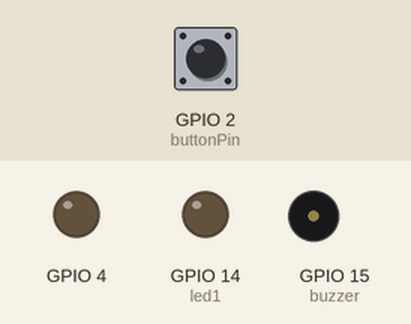
Recording of a sketch running on a simulated ESP32. Parts: output pins drawn as LEDs (lit = HIGH), buzzer (waves = sounding, pin HIGH). Inputs (shaded band) come from the test bench; at power-on: GPIO 2 (buttonPin) LOW. WiFi joins after 1.5 s; servers stay silent unless stated; the camera gives no picture; what the sketch prints to the serial monitor is not drawn.

Above: at 0.1 s.
At 3.5 s:
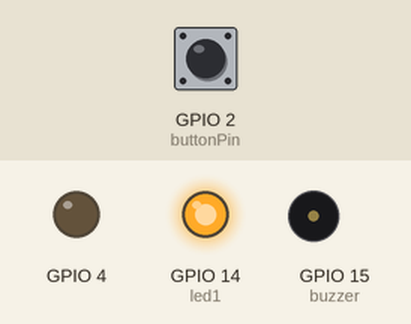
3.6 s: GPIO 2 (buttonPin) pulled HIGH for 0.15 s
At 4.8 s:
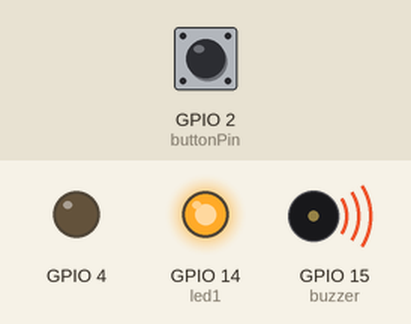
6.7 s: GPIO 2 (buttonPin) pulled HIGH for 1 s
10.7 s: GPIO 2 (buttonPin) pulled HIGH for 3.2 s
Timing chart, 0 to 18.5 s (numbered marks = the images above; inputs shaded):
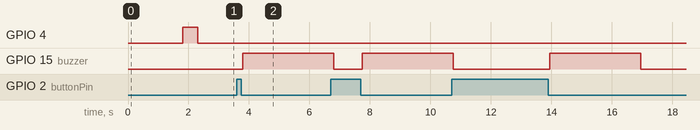

The sketch:

Esp32CamComBotaoBuzzerLed.ino
```cpp
// (licence header left out)
/*
 * Instruções de ligação do botão, buzzer e led.
 * Um terminal do botão deve ser ligado a um resistor de 10K que leva ao GND e o outro lado a pino 02 da placa
 * O terminal maior do led (anodo) deve ser ligado a ao pino 14 e o catodo (terminal menor) ao GND
 * O buzzer deve ser ligado ao pino 14 e o GND.
 *
 */
#include "esp_camera.h"
#include <WiFi.h>
#include "esp_timer.h"
#include "img_converters.h"
#include "Arduino.h"
#include "fb_gfx.h"
#include "soc/soc.h" //biblioteca pra desabilitar o detector de brownout
#include "soc/rtc_cntl_reg.h"  //biblioteca também usada pra desabilitar o detector de brownout
//#include "dl_lib.h"
#include "esp_http_server.h"

#define ACCESS_POINT 0 // ACCESS_POINT 1 o ESP cria uma rede(menor delay), ACCESS_POINT 0, O ESP conecta-se a uma rede(maior delay)

//Mude as váriaveis abaixo conforme sua rede
const char* ssid = "VIVOFIBRA-0414";
const char* password = "7223360414";

IPAddress staticIP(192, 168, 15, 117);
IPAddress gateway(192, 168, 15, 1);
IPAddress subnet(255, 255, 255, 0);
IPAddress dns(192, 168, 15, 1);

#define PART_BOUNDARY "123456789000000000000987654321"


#define CAMERA_MODEL_AI_THINKER


// INICIO DAS DEFINIÇÕES DO BOTÃO E LED

#define buttonPin 2
#define led1 14
#define buzzer 15

long lastDebounceTime = 0;  // O primeiro Bounce
long debounceDelay = 50;    //O tempo de debounce
int buttonState; //o valor atual do pino
int lastButtonState = LOW; //o primeiro valor do pino

// FIM DAS DEFINIÇÕES DO BOTÃO E LED

#if defined(CAMERA_MODEL_AI_THINKER)
#define PWDN_GPIO_NUM     32
#define RESET_GPIO_NUM    -1
#define XCLK_GPIO_NUM      0
#define SIOD_GPIO_NUM     26
#define SIOC_GPIO_NUM     27

#define Y9_GPIO_NUM       35
#define Y8_GPIO_NUM       34
#define Y7_GPIO_NUM       39
#define Y6_GPIO_NUM       36
#define Y5_GPIO_NUM       21
#define Y4_GPIO_NUM       19
#define Y3_GPIO_NUM       18
#define Y2_GPIO_NUM        5
#define VSYNC_GPIO_NUM    25
#define HREF_GPIO_NUM     23
#define PCLK_GPIO_NUM     22
#else
#error "Seleciona o modelo da camera, abestado"
#endif

static const char* _STREAM_CONTENT_TYPE = "multipart/x-mixed-replace;boundary=" PART_BOUNDARY;
static const char* _STREAM_BOUNDARY = "\r\n--" PART_BOUNDARY "\r\n";
static const char* _STREAM_PART = "Content-Type: image/jpeg\r\nContent-Length: %u\r\n\r\n";

httpd_handle_t stream_httpd = NULL;

static esp_err_t stream_handler(httpd_req_t *req) {
  camera_fb_t * fb = NULL;
  esp_err_t res = ESP_OK;
  size_t _jpg_buf_len = 0;
  uint8_t * _jpg_buf = NULL;
  char * part_buf[64];

  res = httpd_resp_set_type(req, _STREAM_CONTENT_TYPE);
  if (res != ESP_OK) {
    return res;
  }

  while (true) {
    fb = esp_camera_fb_get();
    if (!fb) {
      Serial.println("captura da camera deu ruim");
      res = ESP_FAIL;
    } else {
      if (fb->width > 400) {
        if (fb->format != PIXFORMAT_JPEG) {
          bool jpeg_converted = frame2jpg(fb, 80, &_jpg_buf, &_jpg_buf_len);
          esp_camera_fb_return(fb);
          fb = NULL;
          if (!jpeg_converted) {
            Serial.println("JPEG deu ruim");
            res = ESP_FAIL;
          }
        } else {
          _jpg_buf_len = fb->len;
          _jpg_buf = fb->buf;
        }
      }
    }
    if (res == ESP_OK) {
      size_t hlen = snprintf((char *)part_buf, 64, _STREAM_PART, _jpg_buf_len);
      res = httpd_resp_send_chunk(req, (const char *)part_buf, hlen);
    }
    if (res == ESP_OK) {
      res = httpd_resp_send_chunk(req, (const char *)_jpg_buf, _jpg_buf_len);
    }
    if (res == ESP_OK) {
      res = httpd_resp_send_chunk(req, _STREAM_BOUNDARY, strlen(_STREAM_BOUNDARY));
    }
    if (fb) {
      esp_camera_fb_return(fb);
      fb = NULL;
      _jpg_buf = NULL;
    } else if (_jpg_buf) {
      free(_jpg_buf);
      _jpg_buf = NULL;
    }
    if (res != ESP_OK) {
      break;
    }
    //Serial.printf("MJPG: %uB\n",(uint32_t)(_jpg_buf_len));
  }
  return res;
}

void startCameraServer() {
  httpd_config_t config = HTTPD_DEFAULT_CONFIG();
  config.server_port = 80;

  httpd_uri_t index_uri = {
    .uri       = "/",
    .method    = HTTP_GET,
    .handler   = stream_handler,
    .user_ctx  = NULL
  };

  //Serial.printf("Starting web server on port: '%d'\n", config.server_port);
  if (httpd_start(&stream_httpd, &config) == ESP_OK) {
    httpd_register_uri_handler(stream_httpd, &index_uri);
  }
}

void setup() {
  WRITE_PERI_REG(RTC_CNTL_BROWN_OUT_REG, 0); //desabilita o detector de brownout

  pinMode(buttonPin, INPUT);
  pinMode(led1, OUTPUT);
  pinMode(buzzer, OUTPUT);

  WiFi.config(staticIP, dns, gateway, subnet);
  Serial.begin(115200);
  Serial.setDebugOutput(false);
  pinMode(4, OUTPUT);

  camera_config_t config;
  config.ledc_channel = LEDC_CHANNEL_0;
  config.ledc_timer = LEDC_TIMER_0;
  config.pin_d0 = Y2_GPIO_NUM;
  config.pin_d1 = Y3_GPIO_NUM;
  config.pin_d2 = Y4_GPIO_NUM;
  config.pin_d3 = Y5_GPIO_NUM;
  config.pin_d4 = Y6_GPIO_NUM;
  config.pin_d5 = Y7_GPIO_NUM;
  config.pin_d6 = Y8_GPIO_NUM;
  config.pin_d7 = Y9_GPIO_NUM;
  config.pin_xclk = XCLK_GPIO_NUM;
  config.pin_pclk = PCLK_GPIO_NUM;
  config.pin_vsync = VSYNC_GPIO_NUM;
  config.pin_href = HREF_GPIO_NUM;
  config.pin_sscb_sda = SIOD_GPIO_NUM;
  config.pin_sscb_scl = SIOC_GPIO_NUM;
  config.pin_pwdn = PWDN_GPIO_NUM;
  config.pin_reset = RESET_GPIO_NUM;
  config.xclk_freq_hz = 20000000;
  config.pixel_format = PIXFORMAT_JPEG;

  if (psramFound()) {
    config.frame_size = FRAMESIZE_UXGA;
    config.jpeg_quality = 10;
    config.fb_count = 2;
  } else {
    config.frame_size = FRAMESIZE_SVGA;
    config.jpeg_quality = 12;
    config.fb_count = 1;
  }

  // Camera init
  esp_err_t err = esp_camera_init(&config);
  if (err != ESP_OK) {
    Serial.printf("Xii, deu ruim 0x%x", err);
    return;
  }

  if (ACCESS_POINT) {
    WiFi.softAP(ssid, password);
  }
  else
  {
    WiFi.begin(ssid, password);
  }
  int led = LOW;
 while (WiFi.status() != WL_CONNECTED) {
      delay(500);
      Serial.print(".");
      digitalWrite(led1, led);
      led = !led;
    }

    Serial.println("");
    Serial.println("WiFi connected");
    digitalWrite(led1, HIGH);


  //Inicia o servidor
  startCameraServer();
  Serial.print("Camera acessível em:  'http://");
  Serial.print(ACCESS_POINT ? WiFi.softAPIP() : WiFi.localIP());
  Serial.println("' Para visualização");
  digitalWrite(4, 1);
  delay(500);
  digitalWrite(4, 0);

}

void loop() {
while (WiFi.status() == WL_DISCONNECTED) {
    ESP.restart();
    digitalWrite(led1, LOW);
    Serial.print("Connection Lost");
}
int reading = digitalRead(buttonPin);
if (reading != lastButtonState) {
lastDebounceTime = millis();
  }//o botão recebe o tempo atual em millisegndos.

 if ((millis() - lastDebounceTime) > debounceDelay)
  {
    // Quando o botão é apertado
    if (reading != buttonState)
    {
      Serial.print("Butao tá como? ");
      Serial.println(HIGH == reading ? "Desligado" : "Ligadão");
      buttonState = reading;
// Dentro desse if, vc coloca o o que vc quer que aconteça quando apertado o botão
      if (buttonState == LOW) {
        Serial.print("Arroooxaa!! ");
        digitalWrite(buzzer, HIGH); //a ação feita do debounce
        delay(3000);
          digitalWrite(buzzer, LOW);
      }
    }
  }
  // save the reading.  Next time through the loop,
  lastButtonState = reading;
}
```

Measured:
- after the input at 3.6 s, GPIO 15 (buzzer): LOW → HIGH after 0.20 s
